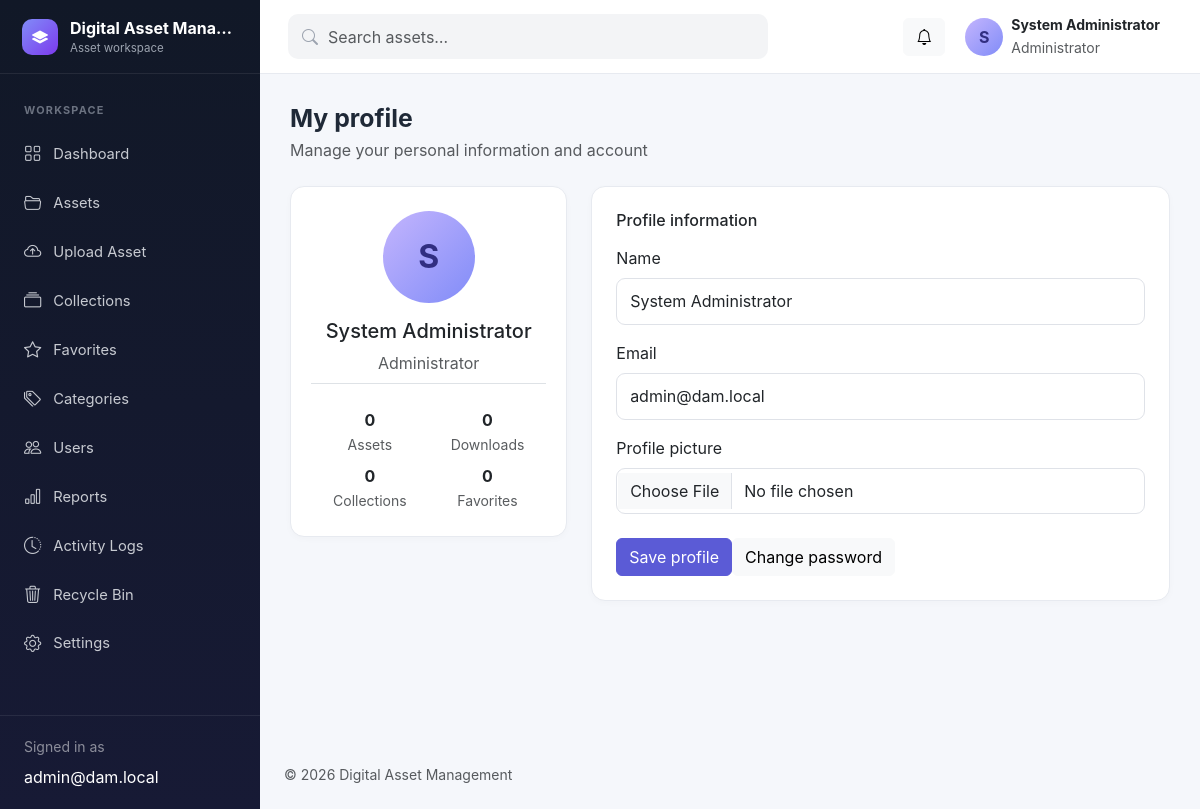
The app's page /profile.php (signed in) with its own data.
### tables this page shows
CREATE TABLE users (
  id INT UNSIGNED AUTO_INCREMENT PRIMARY KEY,
  role_id TINYINT UNSIGNED NOT NULL,
  name VARCHAR(120) NOT NULL,
  email VARCHAR(190) NOT NULL UNIQUE,
  password_hash VARCHAR(255) NOT NULL,
  profile_picture VARCHAR(255) NULL,
  status ENUM('active','disabled') NOT NULL DEFAULT 'active',
  last_login DATETIME NULL,
  failed_login_attempts SMALLINT UNSIGNED NOT NULL DEFAULT 0,
  locked_until DATETIME NULL,
  created_at TIMESTAMP DEFAULT CURRENT_TIMESTAMP,
  updated_at TIMESTAMP DEFAULT CURRENT_TIMESTAMP ON UPDATE CURRENT_TIMESTAMP,
  deleted_at DATETIME NULL,
  INDEX idx_users_role_status (role_id, status),
  CONSTRAINT fk_users_role FOREIGN KEY (role_id) REFERENCES roles(id)
);

CREATE TABLE roles (
  id TINYINT UNSIGNED AUTO_INCREMENT PRIMARY KEY,
  name VARCHAR(50) NOT NULL UNIQUE,
  description VARCHAR(255) NULL,
  created_at TIMESTAMP DEFAULT CURRENT_TIMESTAMP
);

### includes/functions.php (called while the page is built, shortened)
<?php
require_once __DIR__ . '/../config/database.php';
function e(mixed $value): string
{
    return htmlspecialchars((string)$value, ENT_QUOTES | ENT_SUBSTITUTE, 'UTF-8');
}
function url(string $path = ''): string
{
    return BASE_URL . '/' . ltrim($path, '/');
}
function setting(string $key, mixed $default = null): mixed
{
    static $settings = null;
    if ($settings === null) {
        try {
            $settings = db()->query('SELECT setting_key, setting_value FROM settings')->fetchAll(PDO::FETCH_KEY_PAIR);
        } catch (Throwable) {
            $settings = [];
        }
    }
    return $settings[$key] ?? $default;
}

### config/database.php (called while the page is built, shortened)
<?php
final class Database
{
    private static ?PDO $connection = null;
    public static function connection(): PDO
    {
        if (self::$connection === null) {
            $host = getenv('DAMS_DB_HOST') ?: 'localhost';
            $name = getenv('DAMS_DB_NAME') ?: 'digital_asset_management';
            $user = getenv('DAMS_DB_USER') ?: 'root';
            $pass = getenv('DAMS_DB_PASS') ?: '';
            $dsn = "mysql:host={$host};dbname={$name};charset=utf8mb4";
            self::$connection = new PDO($dsn, $user, $pass, [
                PDO::ATTR_ERRMODE => PDO::ERRMODE_EXCEPTION,
                PDO::ATTR_DEFAULT_FETCH_MODE => PDO::FETCH_ASSOC,
                PDO::ATTR_EMULATE_PREPARES => false,
            ]);
        }
        return self::$connection;
    }
}
function db(): PDO
{
    return Database::connection();
}

### includes/auth.php (called while the page is built, shortened)
<?php
require_once __DIR__ . '/functions.php';
function current_user(): ?array
{
    static $user = false;
    if ($user === false) {
        $stmt = db()->prepare('SELECT u.*, r.name role_name FROM users u JOIN roles r ON r.id=u.role_id WHERE u.id=? AND u.deleted_at IS NULL');
        $stmt->execute([$_SESSION['user_id']]);
        $user = $stmt->fetch() ?: null;
    }
    return is_array($user) ? $user : null;
}
function require_auth(): void
{
    if (!current_user()) {
        $_SESSION['intended_url'] = $_SERVER['REQUEST_URI'] ?? url('dashboard.php');
        flash('warning', 'Please sign in to continue.');
        redirect('login.php');
    }
}

### profile.php (the view, shortened to what this page needs)
<?php
require_once __DIR__.'/includes/auth.php';require_auth();$u=current_user();$error='';
$stmt=db()->prepare('SELECT (SELECT COUNT(*) FROM assets WHERE uploaded_by=? AND deleted_at IS NULL) assets,(SELECT COUNT(*) FROM downloads WHERE user_id=?) downloads,(SELECT COUNT(*) FROM collections WHERE owner_id=?) collections,(SELECT COUNT(*) FROM favorites WHERE user_id=?) favorites');$stmt->execute([$u['id'],$u['id'],$u['id'],$u['id']]);$stats=$stmt->fetch();$pageTitle='My profile';$pageSubtitle='Manage your personal information and account';require __DIR__.'/includes/header.php';?>
<div class="row g-4"><div class="col-lg-4"><div class="card"><div class="card-body text-center p-4"><span class="avatar mx-auto mb-3" style="width:92px;height:92px;font-size:2rem"><?php if($u['profile_picture']):?><img src="<?=e(url('profile-image.php?id='.$u['id']))?>" alt=""><?php else:?><?=e(mb_strtoupper(mb_substr($u['name'],0,1)))?><?php endif;?></span><h2 class="h5"><?=e($u['name'])?></h2><p class="text-muted"><?=e($u['role_name'])?></p><div class="row g-2 border-top pt-3"><div class="col-6"><strong class="d-block"><?=$stats['assets']?></strong><small class="text-muted">Assets</small></div><div class="col-6"><strong class="d-block"><?=$stats['downloads']?></strong><small class="text-muted">Downloads</small></div><div class="col-6"><strong class="d-block"><?=$stats['collections']?></strong><small class="text-muted">Collections</small></div><div class="col-6"><strong class="d-block"><?=$stats['favorites']?></strong><small class="text-muted">Favorites</small></div></div></div></div></div><div class="col-lg-8"><div class="card"><div class="card-body p-4"><h2 class="h6 mb-3">Profile information</h2><?php if($error):?><div class="alert alert-danger"><?=e($error)?></div><?php endif;?><form method="post" enctype="multipart/form-data"><?=csrf_field()?><label class="form-label">Name</label><input class="form-control mb-3" name="name" value="<?=e($u['name'])?>" required><label class="form-label">Email</label><input class="form-control mb-3" type="email" name="email" value="<?=e($u['email'])?>" required><label class="form-label">Profile picture</label><input class="form-control mb-4" type="file" name="profile_picture" accept=".jpg,.jpeg,.png,.webp"><button class="btn btn-primary">Save profile</button><a class="btn btn-light" href="<?=e(url('change-password.php'))?>">Change password</a></form></div></div></div></div>
<?php require __DIR__.'/includes/footer.php';?>

### includes/header.php (shortened to what this page needs)
<?php
$pageTitle = $pageTitle ?? 'Dashboard';
$user = current_user();
$unreadCount = 0;
if ($user) {
    $stmt = db()->prepare('SELECT COUNT(*) FROM notifications WHERE user_id=? AND is_read=0');
    $stmt->execute([$user['id']]);
    $unreadCount = (int)$stmt->fetchColumn();
}
$systemName = setting('system_name', APP_NAME);
?>
<!doctype html>
<html lang="en">
<head>
  <link href="https://cdn.jsdelivr.net/npm/bootstrap@5.3.3/dist/css/bootstrap.min.css" rel="stylesheet">
  <link href="https://cdn.jsdelivr.net/npm/bootstrap-icons@1.11.3/font/bootstrap-icons.min.css" rel="stylesheet">
  <link href="<?= e(url('assets/css/app.css')) ?>" rel="stylesheet">
  <link href="<?= e(url('assets/css/brand.css')) ?>" rel="stylesheet">
</head>
<body>
<?php require __DIR__ . '/sidebar.php'; ?>
<div class="app-shell">
  <header class="topbar navbar navbar-expand bg-white sticky-top">
    <form class="top-search d-none d-md-flex" action="<?= e(url('assets.php')) ?>" method="get">
      <i class="bi bi-search"></i><input name="q" class="form-control" placeholder="Search assets…" value="<?= e($_GET['q'] ?? '') ?>">
    </form>
    <div class="ms-auto d-flex align-items-center gap-2">
      <a class="btn btn-light position-relative" href="<?= e(url('notifications.php')) ?>" aria-label="Notifications">
        <i class="bi bi-bell"></i><?php if ($unreadCount): ?><span class="position-absolute top-0 start-100 translate-middle badge rounded-pill bg-danger"><?= $unreadCount > 99 ? '99+' : $unreadCount ?></span><?php endif; ?>
      </a>
      <div class="dropdown">
        <button class="btn d-flex align-items-center gap-2 border-0" data-bs-toggle="dropdown">
          <span class="avatar"><?php if (!empty($user['profile_picture'])): ?><img src="<?= e(url('profile-image.php?id='.$user['id'])) ?>" alt=""><?php else: ?><?= e(mb_strtoupper(mb_substr($user['name'] ?? 'U', 0, 1))) ?><?php endif; ?></span>
          <span class="text-start d-none d-sm-block"><strong class="d-block small"><?= e($user['name'] ?? '') ?></strong><small class="text-muted"><?= e($user['role_name'] ?? '') ?></small></span>
        </button>
      </div>
    </div>
  </header>
  <main class="content-wrap">
    <div class="d-flex flex-wrap align-items-center justify-content-between gap-3 mb-4">
      <div><h1 class="page-title mb-1"><?= e($pageTitle) ?></h1><?php if (!empty($pageSubtitle)): ?><p class="text-muted mb-0"><?= e($pageSubtitle) ?></p><?php endif; ?></div>
    </div>

### includes/sidebar.php
<?php
$current = basename($_SERVER['PHP_SELF'] ?? '');
$role = $user['role_name'] ?? '';
$nav = [
  ['dashboard.php','bi-grid','Dashboard',true],
  ['assets.php','bi-folder2-open','Assets',true],
  ['upload.php','bi-cloud-arrow-up','Upload Asset',in_array($role,['Administrator','Asset Manager'],true)],
  ['collections.php','bi-collection','Collections',true],
  ['favorites.php','bi-star','Favorites',true],
  ['categories.php','bi-tags','Categories',in_array($role,['Administrator','Asset Manager'],true)],
  ['users.php','bi-people','Users',$role==='Administrator'],
  ['reports.php','bi-bar-chart','Reports',$role==='Administrator'],
  ['activity-logs.php','bi-clock-history','Activity Logs',$role==='Administrator'],
  ['recycle-bin.php','bi-trash3','Recycle Bin',in_array($role,['Administrator','Asset Manager'],true)],
  ['settings.php','bi-gear','Settings',$role==='Administrator'],
];
?>
<aside class="sidebar offcanvas-lg offcanvas-start" tabindex="-1" id="sidebar">
  <div class="sidebar-brand"><span class="brand-mark"><?php if(setting('system_logo')):?><img src="<?=e(url('brand-image.php'))?>" alt=""><?php else:?><i class="bi bi-layers-fill"></i><?php endif;?></span><span><strong><?= e(setting('system_name','DAMS')) ?></strong><small>Asset workspace</small></span><button class="btn-close btn-close-white d-lg-none ms-auto" data-bs-dismiss="offcanvas"></button></div>
  <nav class="sidebar-nav">
    <span class="nav-heading">Workspace</span>
    <?php foreach ($nav as [$file,$icon,$label,$visible]): if (!$visible) continue; ?>
      <a class="nav-link <?= $current===$file ? 'active' : '' ?>" href="<?= e(url($file)) ?>"><i class="bi <?= e($icon) ?>"></i><span><?= e($label) ?></span></a>
    <?php endforeach; ?>
  </nav>
  <div class="sidebar-footer"><div class="small text-white-50 mb-2">Signed in as</div><div class="text-white text-truncate"><?= e($user['email'] ?? '') ?></div></div>
</aside>

### assets/css/app.css (style rules this page uses)
:root { --sidebar:#111827;--sidebar-muted:#9ca3af;--brand:#5b5bd6;--brand-2:#7c3aed;--canvas:#f5f7fb;--card-border:#e7eaf0;--text:#1f2937 }
.btn-primary { --bs-btn-bg:var(--brand);--bs-btn-border-color:var(--brand);--bs-btn-hover-bg:#4949bd;--bs-btn-hover-border-color:#4949bd }
body { background:var(--canvas);color:var(--text);font-family:Inter,ui-sans-serif,system-ui,-apple-system,"Segoe UI",sans-serif }
.sidebar { position:fixed;inset:0 auto 0 0;width:260px;background:linear-gradient(180deg,#111827 0%,#171a35 100%);z-index:1045;display:flex;flex-direction:column }
.sidebar-brand { height:74px;display:flex;align-items:center;gap:12px;padding:0 22px;color:#fff;border-bottom:1px solid rgba(255,255,255,.08) }
.sidebar-brand strong { display:block;max-width:165px;white-space:nowrap;overflow:hidden;text-overflow:ellipsis }
.sidebar-brand small { display:block;color:var(--sidebar-muted);font-size:.72rem }
.brand-mark { display:grid;place-items:center;width:36px;height:36px;background:linear-gradient(135deg,#818cf8,#7c3aed);border-radius:10px }
.sidebar-nav { padding:18px 12px;overflow-y:auto }
.nav-heading { display:block;color:#6b7280;text-transform:uppercase;font-size:.68rem;font-weight:700;letter-spacing:.11em;padding:10px 12px }
.sidebar .nav-link { display:flex;align-items:center;gap:12px;color:#c7cad1;border-radius:9px;padding:10px 12px;margin:3px 0;font-size:.92rem }
.sidebar .nav-link i { font-size:1.08rem }
.sidebar-footer { margin-top:auto;padding:20px 24px;border-top:1px solid rgba(255,255,255,.08) }
.app-shell { margin-left:260px;min-height:100vh }
.topbar { height:74px;border-bottom:1px solid var(--card-border);padding:0 28px }
.top-search { position:relative;align-items:center;width:min(480px,45vw) }
.top-search i { position:absolute;left:14px;color:#9ca3af }
.top-search .form-control { padding-left:40px;border:0;background:#f3f4f6;border-radius:10px }
.avatar { width:38px;height:38px;border-radius:50%;display:grid;place-items:center;background:linear-gradient(135deg,#c4b5fd,#818cf8);font-weight:700;color:#312e81;overflow:hidden }
.content-wrap { padding:30px;min-height:calc(100vh - 110px) }
.page-title { font-size:1.55rem;font-weight:700 }
.card { border:1px solid var(--card-border);border-radius:14px;box-shadow:0 2px 7px rgba(17,24,39,.025) }
.form-control,.form-select { border-color:#dfe2e8;border-radius:9px;padding:.65rem .8rem }

### records on screen
users: email "admin@dam.local", name "S", name "System Administrator", role.name "Administrator"

### other values on screen
setting('system_name','DAMS') "Digital Asset Mana…"
$label "Dashboard"
$label "Assets"
$label "Upload Asset"
$label "Collections"
$label "Favorites"
$label "Categories"
$label "Users"
$label "Reports"
$label "Activity Logs"
$label "Recycle Bin"
$label "Settings"
$pageTitle "My profile"
$pageSubtitle "Manage your personal information and account"
$stats['assets'] "0"
